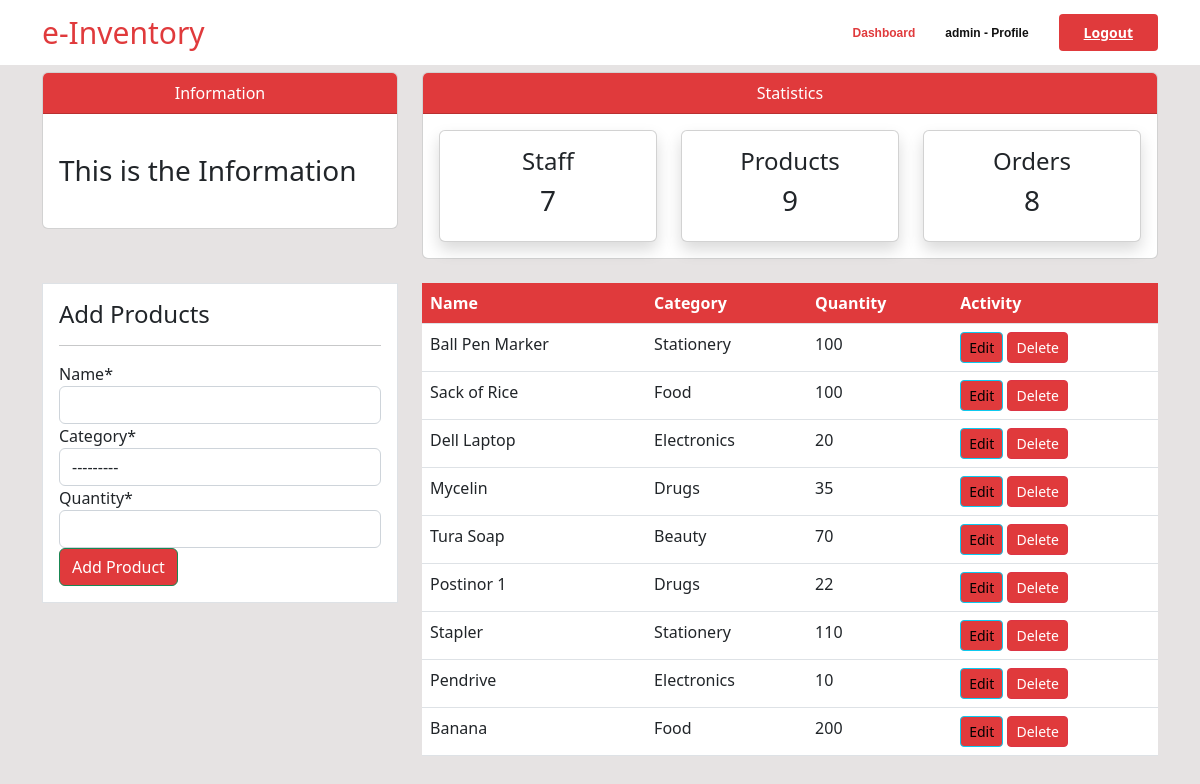
/product/ (signed in), run on the app's committed database.
### user/models.py (models this page shows)
class Profile(models.Model):
    staff = models.OneToOneField(User, on_delete=models.CASCADE, null=True)
    address = models.CharField(max_length=200, null=True)
    phone = models.CharField(max_length=20, null=True)
    image = models.ImageField(default='avatar.jpg', upload_to='media_images')
    def __str__ (self):
        return f'{self.staff.username} - Profile'

### dashboard/models.py (models this page shows, shortened)
class Product(models.Model):
    name = models.CharField(max_length=100, null=True)
    category = models.CharField(max_length=20, choices=CATEGORY, null=True)
    quantity = models.PositiveBigIntegerField(null=True)
    class Meta:
        verbose_name_plural = 'Product'

### dashboard/views.py (the view)
# urls.py: path('product/', views.product, name='dashboard-product'),
@login_required
def product(request):
    items = Product.objects.all() #Using ORM to diaplay items to the dashboard
    product_count = items.count()   # display dynamically the numbers of products
    worker_count = User.objects.all().count()     # display dynamically the numbers of registered staffs in /products
    order_count = Order.objects.all().count()
    if request.method == 'POST':
        form = ProductForm(request.POST)
        if form.is_valid():
            form.save()
            product_name = form.cleaned_data.get('name')
            messages.success(request, f'{product_name} has been added !' )
            return redirect ('dashboard-product')
    else:
        form = ProductForm()
    context = {
        'items': items,
        'form': form,
        'product_count': product_count,
        'worker_count': worker_count,
        'order_count': order_count,
    }
    return render(request, 'dashboard/product.html', context)

### dashboard/forms.py
class ProductForm(forms.ModelForm):
    class Meta:
        model = Product
        fields = ['name', 'category', 'quantity']

### templates/dashboard/product.html (shortened to what this page needs)
{% extends 'dashboard/base.html' %}
{% load crispy_forms_tags %}
{% block content %}
{% include 'dashboard/topnav.html' %}
    <div class="container">
        <div class="row my-4">
            <div class="col-md-4">
                <div class="border bg-white p-3">
                    <h4>Add Products</h4>
                    <hr>
                    <form method="POST">
                        {{ form|crispy }}
                        <input class="btn btn-success btn-block" type="submit" value="Add Product">
                    </form>
                </div>
            </div>
            <div class="col-md-8">
                <table class="table bg-white">
                    <thead class="thead">
                        <tr class="text-white">
                            <th scope="col">Name</th>
                            <th scope="col">Category</th>
                            <th scope="col">Quantity</th>
                            <th scope="col">Activity</th>
                        </tr>
                    </thead>
                    <tbody>
                        {% for item in items %}
                        <tr>
                            <td>{{ item.name }}</td>
                            <td>{{ item.category }}</td>
                            <td>{{ item.quantity }}</td>
                            <td>
                                <a class="btn btn-info btn-sm" href="{% url 'dashboard-product-update' item.id %}">Edit</a>
                                <a class="btn btn-danger btn-sm" href="{% url 'dashboard-product-delete' item.id %}">Delete</a>
                            </td>
                        </tr>
                        {% endfor %}
                    </tbody>
                </table>
            </div>
        </div>
    </div>
{% endblock %}

### templates/dashboard/navbar.html (shortened to what this page needs)
<header id="header" class="fixed-top d-flex align-items-center">
  {% if user.is_authenticated %}
  <div class="container d-flex align-items-center">
      <a href="{% url 'dashboard-index' %}" class="logo me-auto" style="text-decoration: none; font-size: 30px; color: #e03a3c" >e-Inventory</a>
      <nav id="navbar" class="navbar order-last order-lg-0">
        <ul>
          <li><a class="nav-link active" href="{% url 'dashboard-index' %}">Dashboard</a></li>
          <li><a class="nav-link" href="{% url 'user-profile' %}">{{user.profile}}</a></li>
        </ul>
      </nav>
      <a href="{% url 'user-logout' %}" class="get-started-btn">Logout</a>
      {% endif %}
    </div>
  </header>

### static/style.css (style rules this page uses)
body { background: rgb(230, 227, 227); }
#header { background: #fff; transition: all 0.5s; z-index: 997; padding: 10px 0; }
.get-started-btn { margin-left: 30px; background: #e03a3c; color: #fff; border-radius: 4px; padding: 8px 25px; white-space: nowrap; transition: 0.3s; font-size: 14px; font-weight: 600; display: inline-block; }
.navbar { padding: 0; }
.navbar ul { margin: 0; padding: 0; display: flex; list-style: none; align-items: center; }
.navbar li { position: relative; }
.navbar a { display: flex; align-items: center; justify-content: space-between; padding: 10px 0 10px 30px; font-family: "Raleway", sans-serif; font-size: 12px; font-weight: 600; color: #111111; white-space: nowrap; transition: 0.3s; }
.navbar a:hover, .navbar .active, .navbar li:hover > a { color: #e03a3c; }
.thead { background-color: #e03a3c; }
.btn { background-color: #e03a3c; }

### data on the page
Product: name "Ball Pen Marker", category "Stationery", quantity "100"
Product: name "Sack of Rice", category "Food", quantity "100"
Product: name "Dell Laptop", category "Electronics", quantity "20"
Product: name "Mycelin", category "Drugs", quantity "35"
Product: name "Tura Soap", category "Beauty", quantity "70"
Product: name "Postinor 1", category "Drugs", quantity "22"
Product: name "Stapler", category "Stationery", quantity "110"
Product: name "Pendrive", category "Electronics", quantity "10"
Product: name "Banana", category "Food", quantity "200"

### other printed values
{{ user.profile }} "admin - Profile"
{{ worker_count }} "7"
{{ product_count }} "9"
{{ order_count }} "8"
